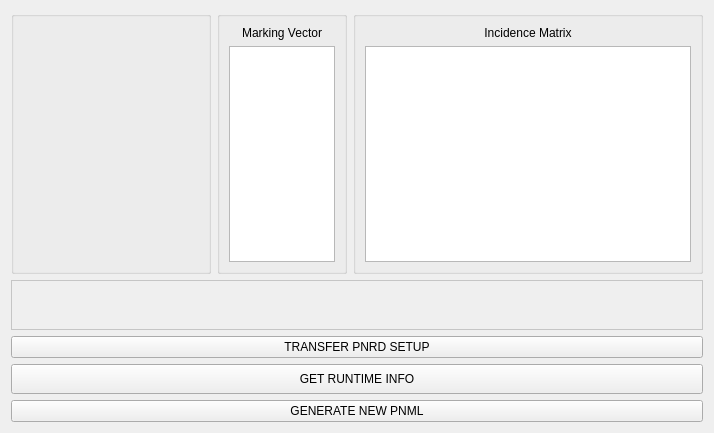
      <widget class="QWidget" name="tab_petrinet">
       <attribute name="title">
        <string>RUNTIME</string>
       </attribute>
       <layout class="QVBoxLayout" name="verticalLayout_10">
        <item>
         <layout class="QHBoxLayout" name="horizontalLayout">
          <item>
           <layout class="QVBoxLayout" name="verticalLayout_15">
            <item>
             <widget class="QGroupBox" name="groupBox_Labels">
              <property name="minimumSize">
               <size>
                <width>200</width>
                <height>0</height>
               </size>
              </property>
              <property name="maximumSize">
               <size>
                <width>9999999</width>
                <height>16777215</height>
               </size>
              </property>
              <property name="title">
               <string/>
              </property>
              <layout class="QVBoxLayout" name="verticalLayout_3">
               <item>
                <widget class="QLabel" name="palmsType_label">
                 <property name="minimumSize">
                  <size>
                   <width>0</width>
                   <height>30</height>
                  </size>
                 </property>
                 <property name="maximumSize">
                  <size>
                   <width>16777215</width>
                   <height>16777215</height>
                  </size>
                 </property>
                 <property name="font">
                  <font>
                   <family>Courier 10 Pitch</family>
                   <pointsize>14</pointsize>
                   <weight>9</weight>
                   <italic>false</italic>
                   <bold>false</bold>
                  </font>
                 </property>
                 <property name="text">
                  <string/>
                 </property>
                 <property name="alignment">
                  <set>Qt::AlignCenter</set>
                 </property>
                 <property name="margin">
                  <number>3</number>
                 </property>
                </widget>
               </item>
               <item>
                <widget class="QLabel" name="qtdReader_label">
                 <property name="minimumSize">
                  <size>
                   <width>0</width>
                   <height>20</height>
                  </size>
                 </property>
                 <property name="text">
                  <string/>
                 </property>
                </widget>
               </item>
               <item>
                <widget class="QLabel" name="readerList_label">
                 <property name="text">
                  <string>&lt;html&gt;&lt;head/&gt;&lt;body&gt;&lt;p align=&quot;center&quot;&gt;&lt;br/&gt;&lt;/p&gt;&lt;/body&gt;&lt;/html&gt;</string>
                 </property>
                </widget>
               </item>
               <item>
                <widget class="QLabel" name="exception_label">
                 <property name="minimumSize">
                  <size>
                   <width>0</width>
                   <height>20</height>
                  </size>
                 </property>
                 <property name="text">
                  <string/>
                 </property>
                </widget>
               </item>
               <item>
                <widget class="QLabel" name="reader_label">
                 <property name="minimumSize">
                  <size>
                   <width>0</width>
                   <height>20</height>
                  </size>
                 </property>
                 <property name="text">
                  <string/>
                 </property>
                </widget>
               </item>
               <item>
                <widget class="QLabel" name="id_label">
                 <property name="minimumSize">
                  <size>
                   <width>0</width>
                   <height>20</height>
                  </size>
                 </property>
                 <property name="text">
                  <string/>
                 </property>
                </widget>
               </item>
               <item>
                <widget class="QLabel" name="places_label">
                 <property name="minimumSize">
                  <size>
                   <width>0</width>
                   <height>20</height>
                  </size>
                 </property>
                 <property name="maximumSize">
                  <size>
                   <width>16777215</width>
                   <height>16777215</height>
                  </size>
                 </property>
                 <property name="text">
                  <string>&lt;html&gt;&lt;head/&gt;&lt;body&gt;&lt;p&gt;&lt;br/&gt;&lt;/p&gt;&lt;/body&gt;&lt;/html&gt;</string>
                 </property>
                 <property name="alignment">
                  <set>Qt::AlignLeading|Qt::AlignLeft|Qt::AlignVCenter</set>
                 </property>
                </widget>
               </item>
               <item>
                <widget class="QLabel" name="transitions_label">
                 <property name="minimumSize">
                  <size>
                   <width>0</width>
                   <height>20</height>
                  </size>
                 </property>
                 <property name="text">
                  <string>&lt;html&gt;&lt;head/&gt;&lt;body&gt;&lt;p&gt;&lt;br/&gt;&lt;/p&gt;&lt;/body&gt;&lt;/html&gt;</string>
                 </property>
                 <property name="alignment">
                  <set>Qt::AlignLeading|Qt::AlignLeft|Qt::AlignVCenter</set>
                 </property>
                </widget>
               </item>
              </layout>
             </widget>
            </item>
           </layout>
          </item>
          <item>
           <widget class="QGroupBox" name="markingGroupBox2">
            <property name="minimumSize">
             <size>
              <width>100</width>
              <height>0</height>
             </size>
            </property>
            <property name="maximumSize">
             <size>
              <width>130</width>
              <height>16777215</height>
             </size>
            </property>
            <property name="title">
             <string/>
            </property>
            <layout class="QVBoxLayout" name="verticalLayout_13">
             <item>
              <widget class="QLabel" name="label_9">
               <property name="text">
                <string>Marking Vector</string>
               </property>
               <property name="alignment">
                <set>Qt::AlignCenter</set>
               </property>
              </widget>
             </item>
             <item>
              <widget class="QTableWidget" name="markingVector2_tw">
               <property name="maximumSize">
                <size>
                 <width>120</width>
                 <height>16777215</height>
                </size>
               </property>
               <attribute name="horizontalHeaderMinimumSectionSize">
                <number>30</number>
               </attribute>
               <attribute name="horizontalHeaderDefaultSectionSize">
                <number>30</number>
               </attribute>
               <attribute name="horizontalHeaderStretchLastSection">
                <bool>true</bool>
               </attribute>
               <attribute name="verticalHeaderMinimumSectionSize">
                <number>30</number>
               </attribute>
              </widget>
             </item>
            </layout>
           </widget>
          </item>
          <item>
           <widget class="QGroupBox" name="groupBoxMatrix2">
            <property name="minimumSize">
             <size>
              <width>350</width>
              <height>0</height>
             </size>
            </property>
            <property name="title">
             <string/>
            </property>
            <layout class="QVBoxLayout" name="verticalLayout_14">
             <item>
              <widget class="QLabel" name="label_10">
               <property name="text">
                <string>Incidence Matrix</string>
               </property>
               <property name="alignment">
                <set>Qt::AlignCenter</set>
               </property>
              </widget>
             </item>
             <item>
              <widget class="QTableWidget" name="incMatrix2_tw">
               <property name="minimumSize">
                <size>
                 <width>250</width>
                 <height>0</height>
                </size>
               </property>
               <attribute name="horizontalHeaderMinimumSectionSize">
                <number>30</number>
               </attribute>
               <attribute name="horizontalHeaderDefaultSectionSize">
                <number>30</number>
               </attribute>
               <attribute name="horizontalHeaderStretchLastSection">
                <bool>true</bool>
               </attribute>
               <attribute name="verticalHeaderMinimumSectionSize">
                <number>30</number>
               </attribute>
              </widget>
             </item>
            </layout>
           </widget>
          </item>
         </layout>
        </item>
        <item>
         <widget class="QLabel" name="runtimeTerminal_label">
          <property name="enabled">
           <bool>true</bool>
          </property>
          <property name="minimumSize">
           <size>
            <width>0</width>
            <height>50</height>
           </size>
          </property>
          <property name="maximumSize">
           <size>
            <width>16777215</width>
            <height>55</height>
           </size>
          </property>
          <property name="palette">
           <palette>
            <active>
             <colorrole role="WindowText">
              <brush brushstyle="SolidPattern">
               <color alpha="255">
                <red>60</red>
                <green>167</green>
                <blue>61</blue>
               </color>
              </brush>
             </colorrole>
             <colorrole role="Button">
              <brush brushstyle="SolidPattern">
               <color alpha="255">
                <red>255</red>
                <green>255</green>
                <blue>255</blue>
               </color>
              </brush>
             </colorrole>
             <colorrole role="Light">
              <brush brushstyle="SolidPattern">
               <color alpha="255">
                <red>255</red>
                <green>255</green>
                <blue>255</blue>
               </color>
              </brush>
             </colorrole>
             <colorrole role="Midlight">
              <brush brushstyle="SolidPattern">
               <color alpha="255">
                <red>255</red>
                <green>255</green>
                <blue>255</blue>
               </color>
              </brush>
             </colorrole>
             <colorrole role="Dark">
              <brush brushstyle="SolidPattern">
               <color alpha="255">
                <red>127</red>
                <green>127</green>
                <blue>127</blue>
               </color>
              </brush>
             </colorrole>
             <colorrole role="Mid">
              <brush brushstyle="SolidPattern">
               <color alpha="255">
                <red>170</red>
                <green>170</green>
                <blue>170</blue>
               </color>
              </brush>
             </colorrole>
             <colorrole role="Text">
              <brush brushstyle="SolidPattern">
               <color alpha="255">
                <red>60</red>
                <green>167</green>
                <blue>61</blue>
               </color>
              </brush>
             </colorrole>
             <colorrole role="BrightText">
              <brush brushstyle="SolidPattern">
               <color alpha="255">
                <red>255</red>
                <green>255</green>
                <blue>255</blue>
               </color>
              </brush>
             </colorrole>
             <colorrole role="ButtonText">
              <brush brushstyle="SolidPattern">
               <color alpha="255">
                <red>60</red>
                <green>167</green>
                <blue>61</blue>
               </color>
              </brush>
             </colorrole>
             <colorrole role="Base">
              <brush brushstyle="SolidPattern">
               <color alpha="255">
                <red>255</red>
                <green>255</green>
                <blue>255</blue>
               </color>
              </brush>
             </colorrole>
             <colorrole role="Window">
              <brush brushstyle="SolidPattern">
               <color alpha="255">
                <red>255</red>
                <green>255</green>
                <blue>255</blue>
               </color>
              </brush>
             </colorrole>
             <colorrole role="Shadow">
              <brush brushstyle="SolidPattern">
               <color alpha="255">
                <red>0</red>
                <green>0</green>
                <blue>0</blue>
               </color>
              </brush>
             </colorrole>
             <colorrole role="AlternateBase">
              <brush brushstyle="SolidPattern">
               <color alpha="255">
                <red>255</red>
                <green>255</green>
                <blue>255</blue>
               </color>
              </brush>
             </colorrole>
             <colorrole role="ToolTipBase">
              <brush brushstyle="SolidPattern">
               <color alpha="255">
                <red>255</red>
                <green>255</green>
                <blue>255</blue>
               </color>
              </brush>
             </colorrole>
             <colorrole role="ToolTipText">
              <brush brushstyle="SolidPattern">
               <color alpha="255">
                <red>0</red>
                <green>0</green>
                <blue>0</blue>
               </color>
              </brush>
             </colorrole>
             <colorrole role="PlaceholderText">
              <brush brushstyle="NoBrush">
               <color alpha="128">
                <red>60</red>
                <green>167</green>
                <blue>61</blue>
               </color>
              </brush>
             </colorrole>
            </active>
            <inactive>
             <colorrole role="WindowText">
              <brush brushstyle="SolidPattern">
               <color alpha="255">
                <red>60</red>
                <green>167</green>
                <blue>61</blue>
               </color>
              </brush>
             </colorrole>
             <colorrole role="Button">
              <brush brushstyle="SolidPattern">
               <color alpha="255">
                <red>255</red>
                <green>255</green>
                <blue>255</blue>
               </color>
              </brush>
             </colorrole>
             <colorrole role="Light">
              <brush brushstyle="SolidPattern">
               <color alpha="255">
                <red>255</red>
                <green>255</green>
                <blue>255</blue>
               </color>
              </brush>
             </colorrole>
             <colorrole role="Midlight">
              <brush brushstyle="SolidPattern">
               <color alpha="255">
                <red>255</red>
                <green>255</green>
                <blue>255</blue>
               </color>
              </brush>
             </colorrole>
             <colorrole role="Dark">
              <brush brushstyle="SolidPattern">
               <color alpha="255">
                <red>127</red>
                <green>127</green>
                <blue>127</blue>
               </color>
              </brush>
             </colorrole>
             <colorrole role="Mid">
              <brush brushstyle="SolidPattern">
               <color alpha="255">
                <red>170</red>
                <green>170</green>
                <blue>170</blue>
               </color>
              </brush>
             </colorrole>
             <colorrole role="Text">
              <brush brushstyle="SolidPattern">
               <color alpha="255">
                <red>60</red>
                <green>167</green>
                <blue>61</blue>
               </color>
              </brush>
             </colorrole>
             <colorrole role="BrightText">
              <brush brushstyle="SolidPattern">
               <color alpha="255">
                <red>255</red>
                <green>255</green>
                <blue>255</blue>
               </color>
              </brush>
             </colorrole>
             <colorrole role="ButtonText">
              <brush brushstyle="SolidPattern">
               <color alpha="255">
                <red>60</red>
                <green>167</green>
                <blue>61</blue>
               </color>
              </brush>
             </colorrole>
             <colorrole role="Base">
              <brush brushstyle="SolidPattern">
               <color alpha="255">
                <red>255</red>
                <green>255</green>
                <blue>255</blue>
               </color>
              </brush>
             </colorrole>
             <colorrole role="Window">
              <brush brushstyle="SolidPattern">
               <color alpha="255">
                <red>255</red>
                <green>255</green>
                <blue>255</blue>
               </color>
              </brush>
             </colorrole>
             <colorrole role="Shadow">
              <brush brushstyle="SolidPattern">
               <color alpha="255">
                <red>0</red>
                <green>0</green>
                <blue>0</blue>
               </color>
              </brush>
             </colorrole>
             <colorrole role="AlternateBase">
              <brush brushstyle="SolidPattern">
               <color alpha="255">
                <red>255</red>
                <green>255</green>
                <blue>255</blue>
               </color>
              </brush>
             </colorrole>
             <colorrole role="ToolTipBase">
              <brush brushstyle="SolidPattern">
               <color alpha="255">
                <red>255</red>
                <green>255</green>
                <blue>255</blue>
               </color>
              </brush>
             </colorrole>
             <colorrole role="ToolTipText">
              <brush brushstyle="SolidPattern">
               <color alpha="255">
                <red>0</red>
                <green>0</green>
                <blue>0</blue>
               </color>
              </brush>
             </colorrole>
             <colorrole role="PlaceholderText">
              <brush brushstyle="NoBrush">
               <color alpha="128">
                <red>60</red>
                <green>167</green>
                <blue>61</blue>
               </color>
              </brush>
             </colorrole>
            </inactive>
            <disabled>
             <colorrole role="WindowText">
              <brush brushstyle="SolidPattern">
               <color alpha="255">
                <red>127</red>
                <green>127</green>
                <blue>127</blue>
               </color>
              </brush>
             </colorrole>
             <colorrole role="Button">
              <brush brushstyle="SolidPattern">
               <color alpha="255">
                <red>255</red>
                <green>255</green>
                <blue>255</blue>
               </color>
              </brush>
             </colorrole>
             <colorrole role="Light">
              <brush brushstyle="SolidPattern">
               <color alpha="255">
                <red>255</red>
                <green>255</green>
                <blue>255</blue>
               </color>
              </brush>
             </colorrole>
             <colorrole role="Midlight">
              <brush brushstyle="SolidPattern">
               <color alpha="255">
                <red>255</red>
                <green>255</green>
                <blue>255</blue>
               </color>
              </brush>
             </colorrole>
             <colorrole role="Dark">
              <brush brushstyle="SolidPattern">
               <color alpha="255">
                <red>127</red>
                <green>127</green>
                <blue>127</blue>
               </color>
              </brush>
             </colorrole>
             <colorrole role="Mid">
              <brush brushstyle="SolidPattern">
               <color alpha="255">
                <red>170</red>
                <green>170</green>
                <blue>170</blue>
               </color>
              </brush>
             </colorrole>
             <colorrole role="Text">
              <brush brushstyle="SolidPattern">
               <color alpha="255">
                <red>127</red>
                <green>127</green>
                <blue>127</blue>
               </color>
              </brush>
             </colorrole>
             <colorrole role="BrightText">
              <brush brushstyle="SolidPattern">
               <color alpha="255">
                <red>255</red>
                <green>255</green>
                <blue>255</blue>
               </color>
              </brush>
             </colorrole>
             <colorrole role="ButtonText">
              <brush brushstyle="SolidPattern">
               <color alpha="255">
                <red>127</red>
                <green>127</green>
                <blue>127</blue>
               </color>
              </brush>
             </colorrole>
             <colorrole role="Base">
              <brush brushstyle="SolidPattern">
               <color alpha="255">
                <red>255</red>
                <green>255</green>
                <blue>255</blue>
               </color>
              </brush>
             </colorrole>
             <colorrole role="Window">
              <brush brushstyle="SolidPattern">
               <color alpha="255">
                <red>255</red>
                <green>255</green>
                <blue>255</blue>
               </color>
              </brush>
             </colorrole>
             <colorrole role="Shadow">
              <brush brushstyle="SolidPattern">
               <color alpha="255">
                <red>0</red>
                <green>0</green>
                <blue>0</blue>
               </color>
              </brush>
             </colorrole>
             <colorrole role="AlternateBase">
              <brush brushstyle="SolidPattern">
               <color alpha="255">
                <red>255</red>
                <green>255</green>
                <blue>255</blue>
               </color>
              </brush>
             </colorrole>
             <colorrole role="ToolTipBase">
              <brush brushstyle="SolidPattern">
               <color alpha="255">
                <red>255</red>
                <green>255</green>
                <blue>255</blue>
               </color>
              </brush>
             </colorrole>
             <colorrole role="ToolTipText">
              <brush brushstyle="SolidPattern">
               <color alpha="255">
                <red>0</red>
                <green>0</green>
                <blue>0</blue>
               </color>
              </brush>
             </colorrole>
             <colorrole role="PlaceholderText">
              <brush brushstyle="NoBrush">
               <color alpha="128">
                <red>60</red>
                <green>167</green>
                <blue>61</blue>
               </color>
              </brush>
             </colorrole>
            </disabled>
           </palette>
          </property>
          <property name="mouseTracking">
           <bool>true</bool>
          </property>
          <property name="autoFillBackground">
           <bool>false</bool>
          </property>
          <property name="frameShape">
           <enum>QFrame::StyledPanel</enum>
          </property>
          <property name="frameShadow">
           <enum>QFrame::Sunken</enum>
          </property>
          <property name="text">
           <string/>
          </property>
         </widget>
        </item>
        <item>
         <layout class="QVBoxLayout" name="verticalLayout_12">
          <property name="topMargin">
           <number>0</number>
          </property>
          <item>
           <widget class="QPushButton" name="transferPNRDSetup_pushButton">
            <property name="text">
             <string>TRANSFER PNRD SETUP</string>
            </property>
           </widget>
          </item>
          <item>
           <widget class="QPushButton" name="getRuntimeInfo_pushButton">
            <property name="minimumSize">
             <size>
              <width>0</width>
              <height>30</height>
             </size>
            </property>
            <property name="maximumSize">
             <size>
              <width>9999999</width>
              <height>16777215</height>
             </size>
            </property>
            <property name="text">
             <string>GET RUNTIME INFO</string>
            </property>
           </widget>
          </item>
          <item>
           <widget class="QPushButton" name="generateNewPNML_pushButton">
            <property name="text">
             <string>GENERATE NEW PNML</string>
            </property>
           </widget>
          </item>
         </layout>
        </item>
       </layout>
      </widget>
